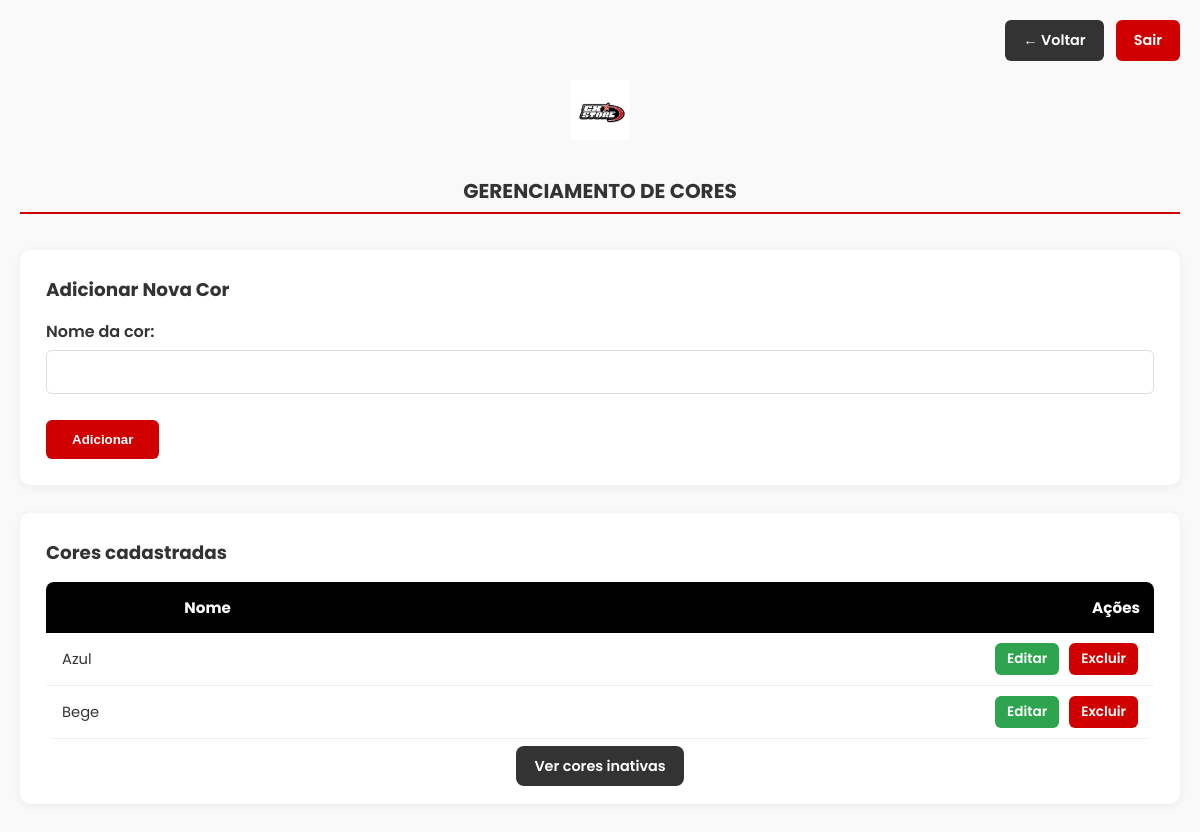
Page /admin/cor.php (signed in) on the earlier database version.
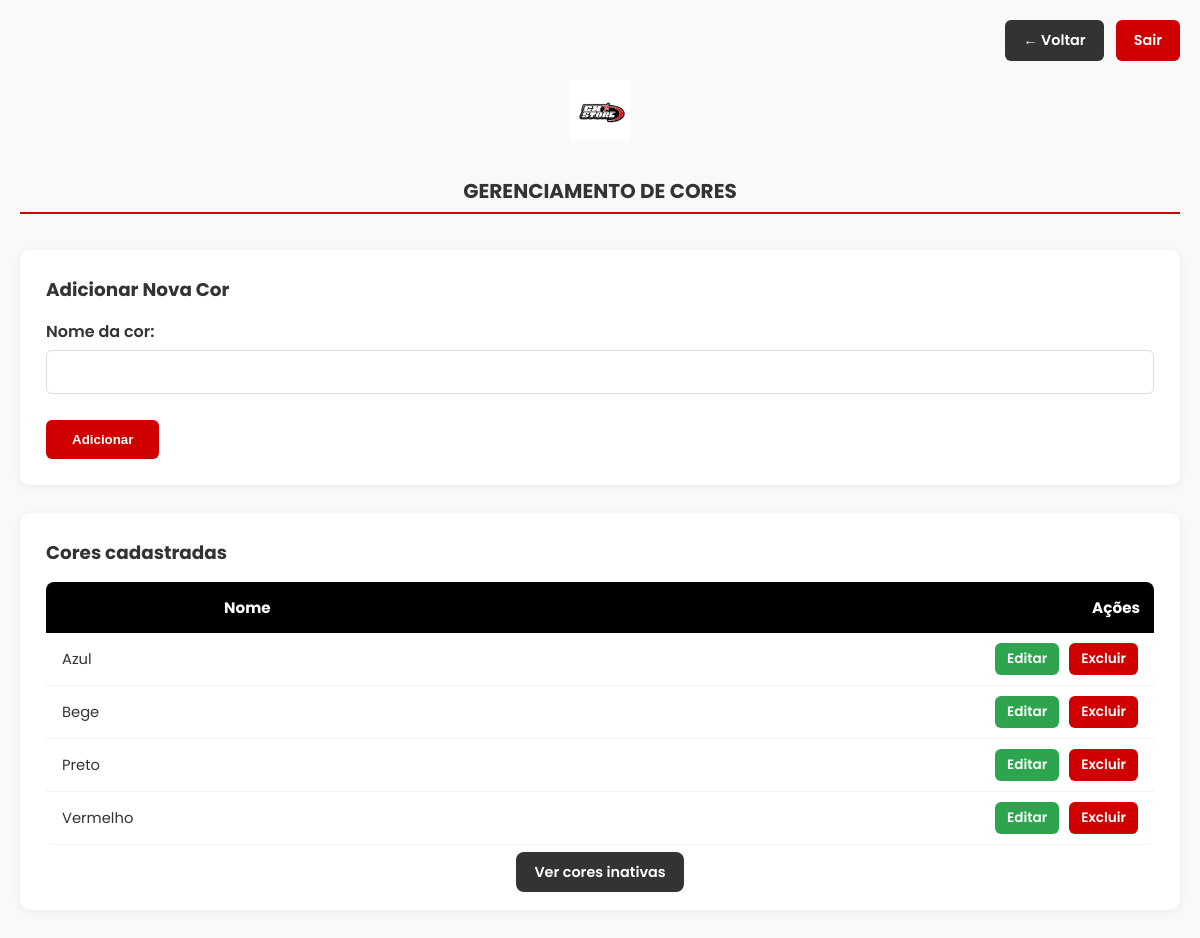
Same page on the later database version.
### tables this page shows
CREATE TABLE IF NOT EXISTS `cor` (
  `id` int(11) NOT NULL AUTO_INCREMENT,
  `nome` varchar(128) NOT NULL,
  `ativo` tinyint(4) DEFAULT 1,
  PRIMARY KEY (`id`)
);

### classes/Cor.php (called while the page is built, shortened)
<?php
class Cor
{
    private $conn;
    private $tabela_cor = "cor";
    public function __construct($db)
    {
        $this->conn = $db;
    }
    public function listarAtivo()
    {
        $query = "SELECT * FROM " . $this->tabela_cor . " WHERE ativo = TRUE ORDER BY nome";
        $stmt = $this->conn->prepare($query);
        $stmt->execute();
        $resultado = $stmt->get_result();
        return $resultado;
    }
}

### admin/cor.php (the view, shortened to what this page needs)
<?php
require_once('../classes/Cor.php');
$database = new Database();
$db = $database->getConnection();
$cor = new Cor($db);
$lista_cores = $cor->listarAtivo();
?>
<!DOCTYPE html>
<html lang="pt-BR">
<head>
    <link rel="stylesheet" href="../assets/css/painel_admin.css" />
</head>
<body>
    <header><img src="../assets/imagens/Logo.jpg" alt="Logo CX Store" /></header>
    <div class="top-nav">
        <a href="controle.php" class="btn-voltar">← Voltar</a>
        <a href="../logout.php" class="btn-sair">Sair</a>
    </div>
    <h2>GERENCIAMENTO DE CORES</h2>
    <section class="form-container">
        <h3>Adicionar Nova Cor</h3>
        <form action="add_cor.php" method="POST">
            <div class="form-group">
                <label for="nome_cor">Nome da cor:</label>
                <input type="text" id="nome_cor" name="nome" required />
            </div>
            <button type="submit" class="btn-adicionar">Adicionar</button>
        </form>
    </section>
    <section class="lista-container">
        <h3>Cores cadastradas</h3>
        <div class="table-wrapper">
            <table>
                <thead>
                    <tr>
                        <th>Nome</th>
                        <th class="acoes">Ações</th>
                    </tr>
                </thead>
                <tbody>
                    <?php if ($lista_cores->num_rows == 0): ?>
                        <tr>
                            <td colspan="2" class="empty-message">Nenhuma cor cadastrada.</td>
                        </tr>
                    <?php else: ?>
                        <?php while ($linha = $lista_cores->fetch_assoc()): ?>
                            <tr>
                                <td><?= htmlspecialchars($linha['nome']) ?></td>
                                <td class="acoes">
                                    <a href="edit_cor.php?id=<?= $linha['id'] ?>" class="btn-editar">Editar</a>
                                    <a href="excluir_cor.php?id=<?= $linha['id'] ?>" class="btn-excluir">Excluir</a>
                                </td>
                            </tr>
                        <?php endwhile; ?>
                    <?php endif; ?>
                </tbody>
            </table>
        </div>
        <div class="small-actions">
            <a href="cor_inativa.php" class="btn-voltar">Ver cores inativas</a>
        </div>
    </section>
</body>
</html>

Differences in the rows shown:
added cor: nome "Preto"
added cor: nome "Vermelho"
